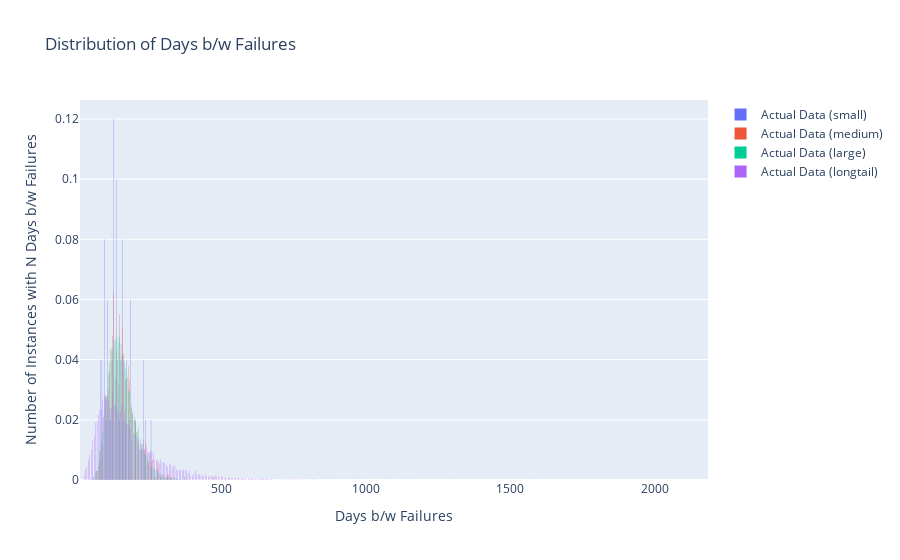

Notebook cell for this chart:
### Code cell
# assume three scenarios - when data is small, medium, large
n_pts_small = 50
n_pts_medium = 1000
n_pts_large = 10_000

# generate lognormal samples | 2, 0.75 | 5, 0.5 | 0, 0.5
dataset_small = np.random.lognormal(
    mean=5,
    sigma=0.3,
    size=n_pts_small,
)

dataset_medium = np.random.lognormal(
    mean=5,
    sigma=0.3,
    size=n_pts_medium,
)

dataset_large = np.random.lognormal(
    mean=5,
    sigma=0.3,
    size=n_pts_large,
)

dataset_longtail = np.random.lognormal(
    mean=5,
    sigma=0.6,
    size=n_pts_large,
)

# plot probability density plots to compare the datasets
fig = visualize(
    dataset_small,
    fig_title="Distribution of Days b/w Failures",
    x_title="Days b/w Failures",
    y_title="Number of Instances with N Days b/w Failures",
    trace_name="Actual Data (small)"
)
fig = visualize(
    dataset_medium,
    fig=fig,
    fig_title="Distribution of Days b/w Failures",
    x_title="Days b/w Failures",
    y_title="Number of Instances with N Days b/w Failures",
    trace_name="Actual Data (medium)"
)
visualize(
    dataset_large,
    fig=fig,
    fig_title="Distribution of Days b/w Failures",
    x_title="Days b/w Failures",
    y_title="Number of Instances with N Days b/w Failures",
    trace_name="Actual Data (large)"
)
visualize(
    dataset_longtail,
    fig=fig,
    fig_title="Distribution of Days b/w Failures",
    x_title="Days b/w Failures",
    y_title="Number of Instances with N Days b/w Failures",
    trace_name="Actual Data (longtail)"
)
fig.show()

### Figure 1 — Plotly figure (JSON) as saved in the notebook; plotly's stock layout.template omitted (floating-point values rounded to 4 significant figures; data arrays with more than 128 entries replaced by an {"elided": "..."} marker saying what was removed)
{"data": [{"histnorm": "probability", "name": "Actual Data (small)", "type": "histogram", "x": [172.3, 142.4, 180.2, 234.4, 138.3, 138.3, 238.4, 186.8, 128.9, 174.6, 129.2, 129.1, 159.6, 83.6, 88.46, 125.4, 109.5, 163.1, 113.0, 97.16, 230.4, 138.7, 151.5, 96.79, 126.1, 153.4, 105.1, 166.1, 123.9, 136.0, 123.9, 258.7, 147.8, 108.1, 190.0, 102.9, 158.0, 82.44, 99.64, 157.4, 185.2, 156.2, 143.4, 135.6, 95.24, 119.6, 129.3, 203.8, 164.5, 87.45]}, {"histnorm": "probability", "name": "Actual Data (medium)", "type": "histogram", "x": {"elided": "1000 float values"}}, {"histnorm": "probability", "name": "Actual Data (large)", "type": "histogram", "x": {"elided": "10000 float values"}}, {"histnorm": "probability", "name": "Actual Data (longtail)", "type": "histogram", "x": {"elided": "10000 float values"}}], "layout": {"title": {"text": "Distribution of Days b/w Failures"}, "xaxis": {"title": {"text": "Days b/w Failures"}}, "yaxis": {"title": {"text": "Number of Instances with N Days b/w Failures"}}}}
